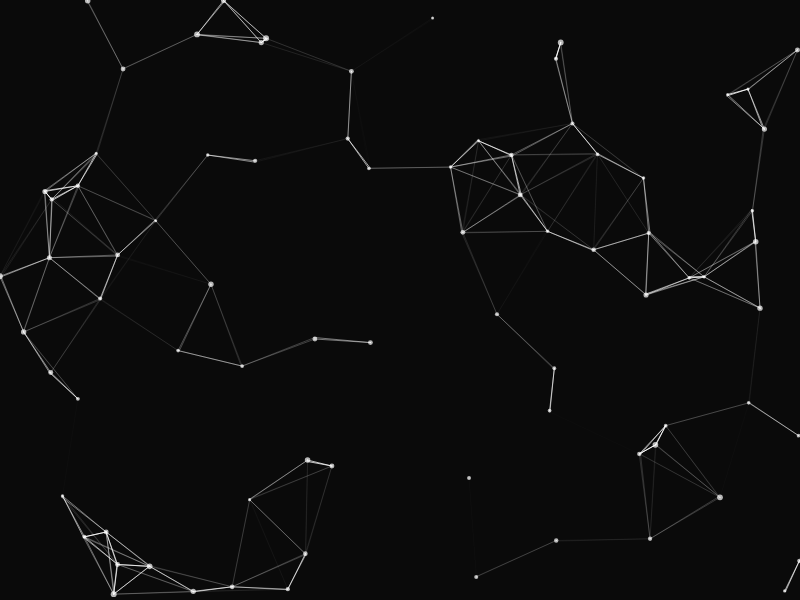
Frame 1 (no input)
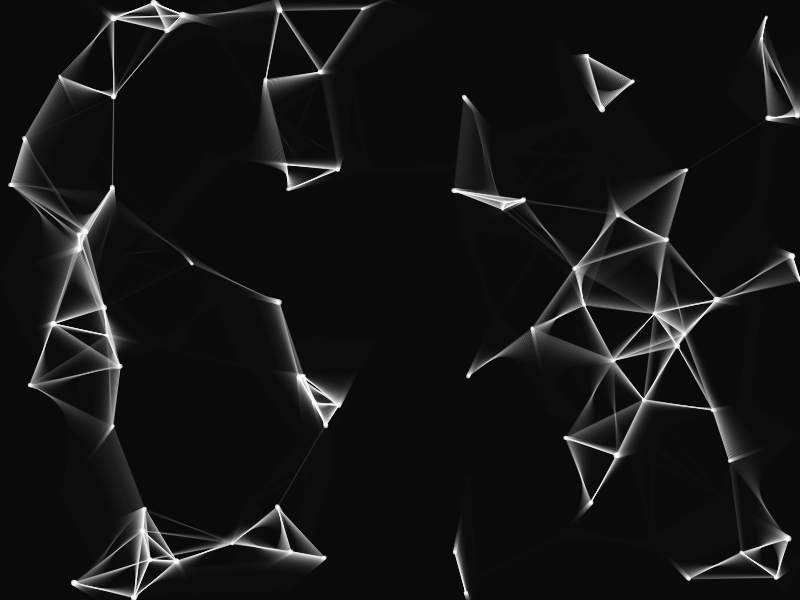
Frame 60 (no input)
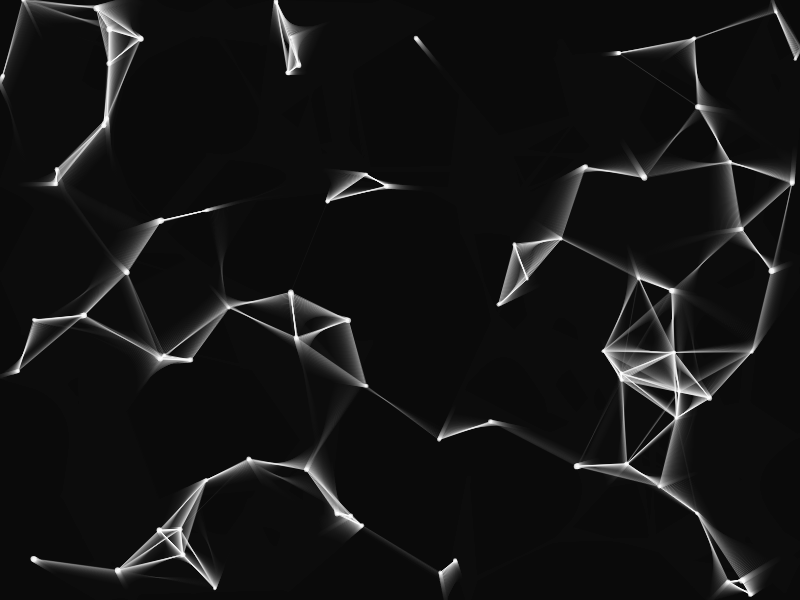
Frame 120 (the mouse pressed at the canvas centre since frame 60)

The p5.js sketch that drew these frames (run headless with seeded random() and noise() and a simulated clock; from frame 60 on, the mouse is pressed at the canvas centre):

// p5.js sketch
// ── sketch.js
let particles = [];

function setup() {
  createCanvas(800, 600);
  background(10);
  noStroke();
  for (let i = 0; i < 80; i++) {
    particles.push(new Particle());
  }
}

function draw() {
  background(10, 30); // 有殘影感
  for (let p of particles) {
    p.move();
    p.display();
    p.connect(particles);
  }
}

class Particle {
  constructor() {
    this.pos = createVector(random(width), random(height));
    this.vel = p5.Vector.random2D().mult(random(0.5, 1.5));
    this.r = random(3, 6);
  }

  move() {
    this.pos.add(this.vel);
    if (this.pos.x > width || this.pos.x < 0) this.vel.x *= -1;
    if (this.pos.y > height || this.pos.y < 0) this.vel.y *= -1;
  }

  display() {
    fill(255, 180);
    ellipse(this.pos.x, this.pos.y, this.r);
  }

  connect(others) {
    for (let other of others) {
      let d = dist(this.pos.x, this.pos.y, other.pos.x, other.pos.y);
      if (d < 100) {
        stroke(255, map(d, 0, 100, 255, 0));
        line(this.pos.x, this.pos.y, other.pos.x, other.pos.y);
        noStroke();
      }
    }
  }
}
